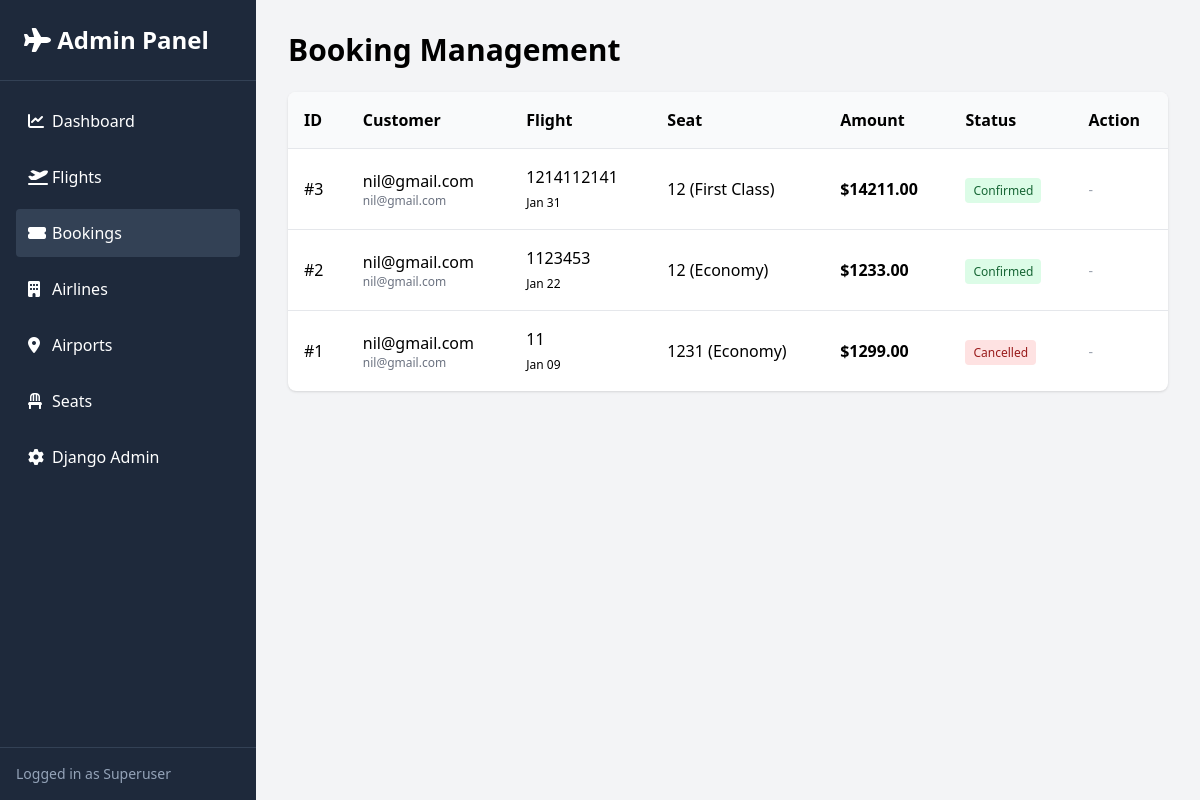
The page /admin-panel/admin-dashboard/bookings/ (signed in) on the database its author committed.
### roombook/models.py (models this page shows, shortened)
class Booking(models.Model):
    user = models.ForeignKey(
        User,
        on_delete=models.CASCADE,
        related_name="bookings"
    )
    flight = models.ForeignKey(
        Flight, on_delete=models.CASCADE
    )
    seat = models.OneToOneField(
        Seat, on_delete=models.PROTECT
    )
    passenger_name = models.CharField(max_length=200)
    passenger_email = models.EmailField()
    status = models.CharField(
        max_length=20,
        choices=[
            ('pending', 'Pending'),
            ('confirmed', 'Confirmed'),
            ('cancelled', 'Cancelled'),
        ],
        default='pending'
    )
    created_at = models.DateTimeField(auto_now_add=True
    )

class Flight(models.Model):
    airline = models.ForeignKey(Airline, on_delete=models.CASCADE)
    flight_number = models.CharField(max_length=10)
    origin = models.ForeignKey(
        Airport, related_name='departures', on_delete=models.CASCADE
    )
    destination = models.ForeignKey(
        Airport, related_name='arrivals', on_delete=models.CASCADE
    )
    departure = models.DateTimeField()
    arrival = models.DateTimeField()
    duration = models.DurationField(null=True, blank=True)
    price = models.DecimalField(max_digits=8, decimal_places=2)
    available_seats = models.PositiveIntegerField(default=0)
    status = models.CharField(
        max_length=20,
        choices=[
            ('scheduled', 'Scheduled'),
            ('delayed', 'Delayed'),
            ('cancelled', 'Cancelled'),
        ],
        default='scheduled'
    )
    class Meta:
        unique_together = ('airline', 'flight_number', 'departure')

class Airline(models.Model):
    name = models.CharField(max_length=100)
    code = models.CharField(max_length=5, unique=True)

class Seat(models.Model):
    flight = models.ForeignKey(
        Flight, related_name='seats', on_delete=models.CASCADE
    )
    seat_number = models.CharField(max_length=5)
    seat_class = models.CharField(
        max_length=20,
        choices=[
            ('economy', 'Economy'),
            ('business', 'Business'),
            ('first', 'First Class'),
        ],
        default='economy'
    )
    is_reserved = models.BooleanField(default=False)
    class Meta:
        unique_together = ('flight', 'seat_number')

### roombook/admin_views.py (the view)
@user_passes_test(is_superuser)
def booking_list(request):
    bookings = Booking.objects.select_related('user', 'flight', 'seat').all().order_by('-created_at')
    return render(request, 'admin_dashboard/bookings.html', {'bookings': bookings})

### roombook/admin_views.py (called while the page is built)
def is_superuser(user):
    return user.is_superuser

### roombook/templates/admin_dashboard/bookings.html
{% extends 'admin_dashboard/base.html' %}
{% block content %}
<h1 class="text-3xl font-bold mb-6">Booking Management</h1>
<div class="bg-white rounded-lg shadow overflow-hidden">
    <table class="w-full text-left">
        <thead class="bg-gray-50">
            <tr>
                <th class="p-4">ID</th>
                <th class="p-4">Customer</th>
                <th class="p-4">Flight</th>
                <th class="p-4">Seat</th>
                <th class="p-4">Amount</th>
                <th class="p-4">Status</th>
                <th class="p-4">Action</th>
            </tr>
        </thead>
        <tbody>
            {% for b in bookings %}
            <tr class="border-t">
                <td class="p-4">#{{ b.id }}</td>
                <td class="p-4">
                    <div>{{ b.passenger_name }}</div>
                    <div class="text-xs text-gray-500">{{ b.passenger_email }}</div>
                </td>
                <td class="p-4">{{ b.flight.airline.code }}{{ b.flight.flight_number }} <br> <span class="text-xs">{{ b.flight.departure|date:"M d" }}</span></td>
                <td class="p-4">{{ b.seat.seat_number }} ({{ b.seat.get_seat_class_display }})</td>
                <td class="p-4 font-bold">${{ b.flight.price }}</td>
                <td class="p-4">
                    {% if b.status == 'pending' %}
                        <span class="px-2 py-1 text-xs rounded bg-yellow-100 text-yellow-800">Pending</span>
                    {% elif b.status == 'confirmed' %}
                        <span class="px-2 py-1 text-xs rounded bg-green-100 text-green-800">Confirmed</span>
                    {% else %}
                        <span class="px-2 py-1 text-xs rounded bg-red-100 text-red-800">Cancelled</span>
                    {% endif %}
                </td>
                <td class="p-4">
                    {% if b.status == 'pending' %}
                        <a href="{% url 'admin_booking_confirm' b.id %}" class="text-green-600 hover:underline text-sm">Confirm Booking</a>
                    {% else %}
                        <span class="text-gray-400 text-sm">-</span>
                    {% endif %}
                </td>
            </tr>
            {% endfor %}
        </tbody>
    </table>
</div>
{% endblock %}

### rows shown on the page
Booking: id "3", passenger_name "nil@gmail.com", passenger_email "nil@gmail.com", flight.airline.code "12141", flight.flight_number "12141", flight.departure "Jan 31", seat.seat_number "12", seat.seat_class "First Class", flight.price "14211.00", status "Confirmed"
Booking: id "2", passenger_name "nil@gmail.com", passenger_email "nil@gmail.com", flight.airline.code "1", flight.flight_number "123453", flight.departure "Jan 22", seat.seat_number "12", seat.seat_class "Economy", flight.price "1233.00", status "Confirmed"
Booking: id "1", passenger_name "nil@gmail.com", passenger_email "nil@gmail.com", flight.airline.code "1", flight.flight_number "1", flight.departure "Jan 09", seat.seat_number "1231", seat.seat_class "Economy", flight.price "1299.00", status "Cancelled"
